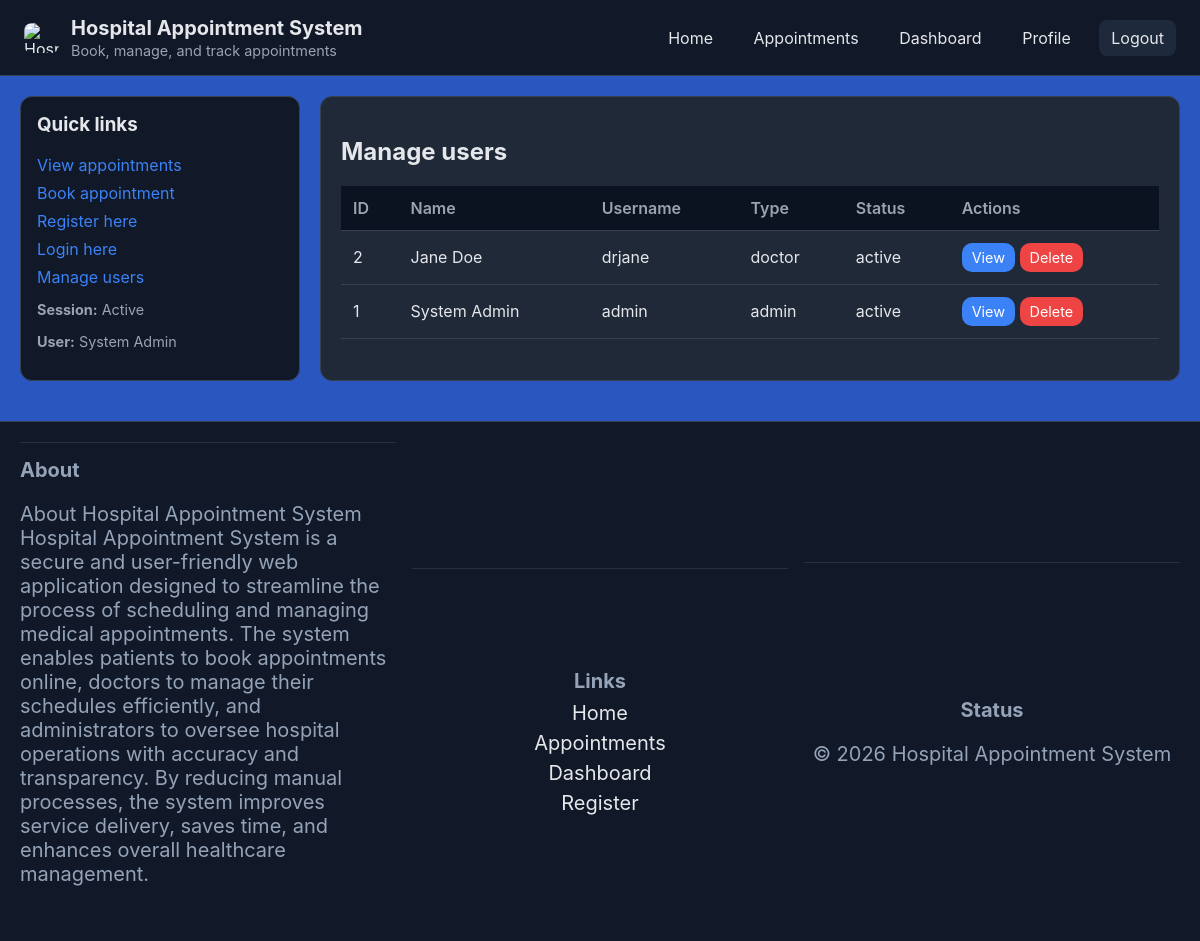
/users.php (signed in), run on the app's committed database.
### tables this page shows
CREATE TABLE IF NOT EXISTS users (
  id INT AUTO_INCREMENT PRIMARY KEY,
  first_name VARCHAR(100) NOT NULL,
  last_name VARCHAR(100) NOT NULL,
  sex ENUM('Male','Female','Other') NOT NULL,
  username VARCHAR(100) NOT NULL UNIQUE,
  password_hash VARCHAR(255) NOT NULL,
  phone VARCHAR(30),
  email VARCHAR(150) UNIQUE,
  profile_picture VARCHAR(255),
  user_type ENUM('admin','doctor','patient') DEFAULT 'patient',
  status ENUM('active','not_active') DEFAULT 'active',
  created_at TIMESTAMP DEFAULT CURRENT_TIMESTAMP
);

### users.php (the view, shortened to what this page needs)
<?php
require_once 'config.php';
include 'includes/header.php';
include 'includes/sidebar.php';
?>
<section class="content">
  <h2>Manage users</h2>
  <table class="table">
    <thead><tr><th>ID</th><th>Name</th><th>Username</th><th>Type</th><th>Status</th><th>Actions</th></tr></thead>
    <tbody>
      <?php
      foreach ($pdo->query("SELECT id, first_name, last_name, username, user_type, status FROM users ORDER BY id DESC") as $u): ?>
        <tr>
          <td><?php echo $u['id']; ?></td>
          <td><?php echo htmlspecialchars($u['first_name'] . ' ' . $u['last_name']); ?></td>
          <td><?php echo htmlspecialchars($u['username']); ?></td>
          <td><?php echo htmlspecialchars($u['user_type']); ?></td>
          <td><?php echo htmlspecialchars($u['status']); ?></td>
          <td>
            <a class="btn small" href="profile.php?id=<?php echo $u['id']; ?>">View</a>
            <a class="btn small danger" href="users.php?action=delete&id=<?php echo $u['id']; ?>" onclick="return confirm('Delete user?')">Delete</a>
          </td>
        </tr>
      <?php endforeach; ?>
    </tbody>
  </table>
</section>
<?php include 'includes/footer.php'; ?>

### assets/style.css (style rules this page uses)
:root { --bg: #2a57bf; --panel: #111827; --card: #1f2937; --text: #e5e7eb; --muted: #9ca3af; --primary: #3b82f6; --primary-600: #2563eb; --danger: #ef4444; --success: #22c55e; --warning: #f59e0b; --border: #374151; --accent: #10b981; }
* { box-sizing: border-box; }
html, body { height: 100%; }
body { margin: 0; font-family: Inter, system-ui, -apple-system, Segoe UI, Roboto, Arial; background: var(--bg); color: var(--text); }
.content { background: var(--card); border:1px solid var(--border); border-radius:12px; padding:20px; }
.table { width:100%; border-collapse: collapse; margin-top:12px; }
.table th, .table td { border-bottom:1px solid var(--border); padding:12px; text-align:left; }
.table th { background:#0b1220; color: var(--muted); font-weight:600; }
.btn { background: var(--primary); color:#fff; padding:10px 14px; border:none; border-radius:10px; text-decoration:none; display:inline-block; cursor:pointer; transition: transform .05s, background .2s; }
.btn.small { padding:6px 10px; font-size:0.9rem; }
.btn.danger { background: var(--danger); }

### data on the page
users: id "2", first_name+last_name "Jane Doe", username "drjane", user_type "doctor", status "active"
users: id "1", first_name+last_name "System Admin", username "admin", user_type "admin", status "active"

### other printed values
$_SESSION['user']['first_name'] . ' ' . $_SESSION['user']['last_name'] "System Admin"
